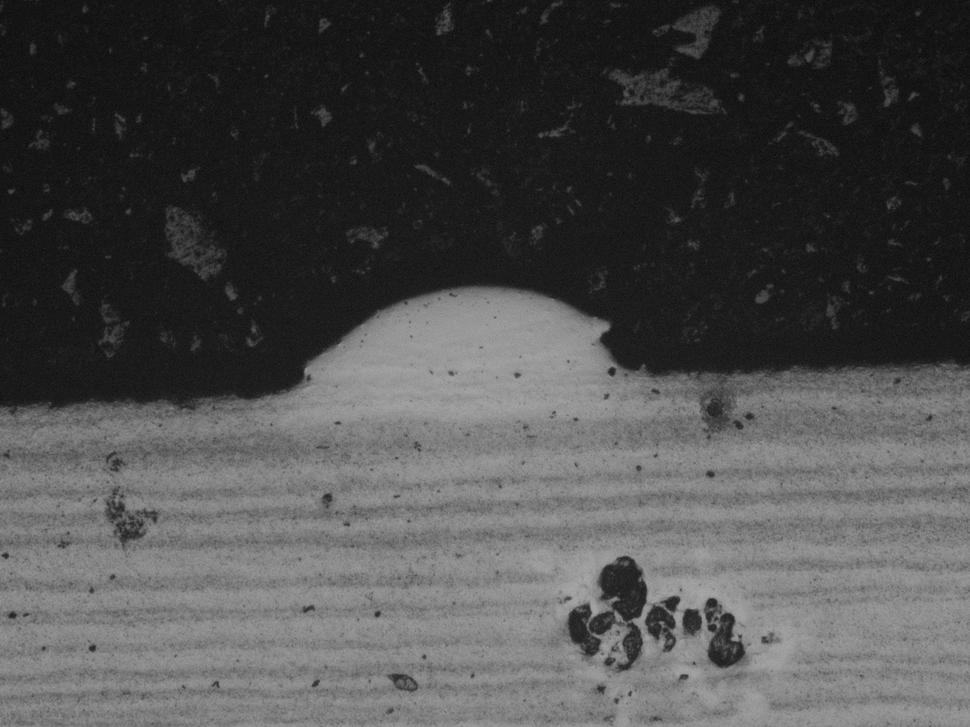
#> input picture src/temp_1.tif, 970 x 727 px, shrunk from 1920 x 1440 before the run
$ python -i scalebar.py   (imports and definitions only)
#> lines starting #> are read from the running program, lines starting #| are printed output that depends on the picture; after the words box and inside, x2 and y2 are one past the last pixel; in counts of white or black regions, pixels touching at a corner belong together
#> further down, picture is the input picture: shape (727, 970, 3); min 9, max 172, mean 77.4
import cv2
import numpy as np

def detect_scalebar(image, threshold=190):
#> called with threshold = 190
    h = image.shape[0]
#> h = 727
    if len(image.shape) == 3:
        image = cv2.cvtColor(image, cv2.COLOR_BGR2GRAY)
    if image.dtype != 'uint8':
        image = cv2.convertScaleAbs(image, alpha=(255.0 / image.max()))
    cropped = image[int(h * 0.9):, :]
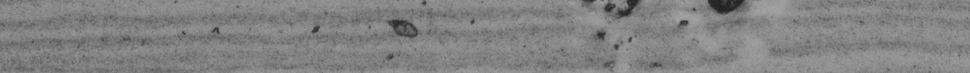
#> cropped: shape (73, 970); min 26, max 167, mean 130.3
    _, binary = cv2.threshold(cropped, threshold, 255, cv2.THRESH_BINARY)
#> binary: shape (73, 970); every value is 0
    contours, _ = cv2.findContours(binary, cv2.RETR_EXTERNAL, cv2.CHAIN_APPROX_SIMPLE)
#> contours = []
    max_width = 0
    for cnt in contours:
        x, y, w, h = cv2.boundingRect(cnt)
        if w > max_width:
            max_width = w
#> this loop made 0 passes
#> after the loop, max_width = 0

    return max_width

>>> import cv2
>>> picture = cv2.imread('../src/temp_1.tif')
>>> result = detect_scalebar(picture)
#> result = 0

$ run again, on src/temp_18.tif
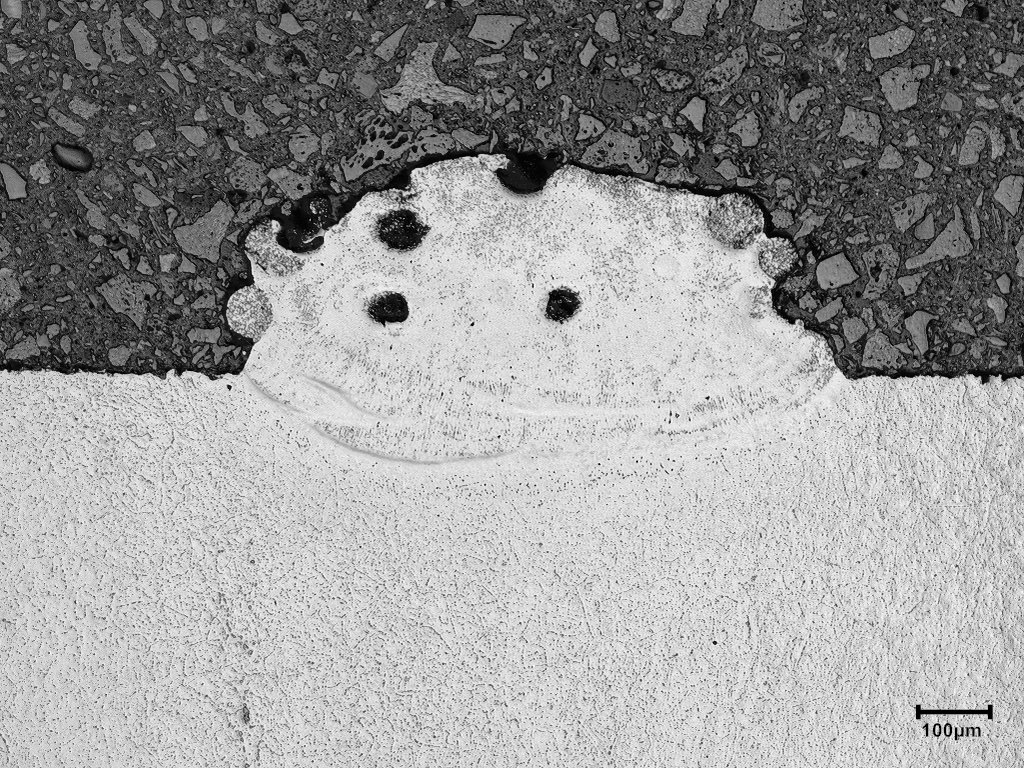
#> input picture src/temp_18.tif, 1024 x 768 px
#> picture is the input picture: shape (768, 1024, 3); min 0, max 254, mean 154.7
#> in detect_scalebar, `cropped = image[int(h * 0.9):, :]`:
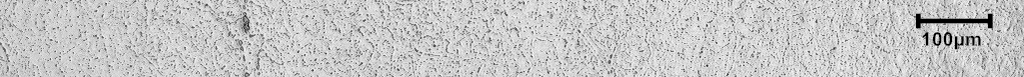
#> cropped: shape (77, 1024); min 0, max 254, mean 198.8
#> in detect_scalebar, `_, binary = cv2.threshold(cropped, threshold, 255, cv2.THRESH_BINARY)`:
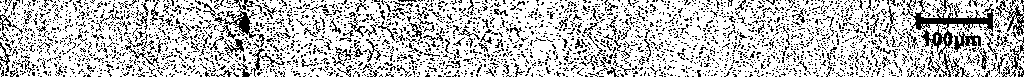
#> binary: shape (77, 1024); 75.4% white; black in thin lines or dots
#> contours = 13 contours, 11 with area under 20; largest, box (x1, y1, x2, y2) and area: (0, 0, 1024, 77) 75670, (0, 46, 8, 61) 38
#> the loop in detect_scalebar, `for cnt in contours:` made 13 passes
#> (x, y, w, h, max_width) on passes 1, 5, 13: (1020, 76, 1, 1, 1), (0, 46, 8, 15, 8), (0, 0, 1024, 77, 1024)
#> after the loop in detect_scalebar, `for cnt in contours:`: max_width = 1024

$ run again, on src/temp_2.tif
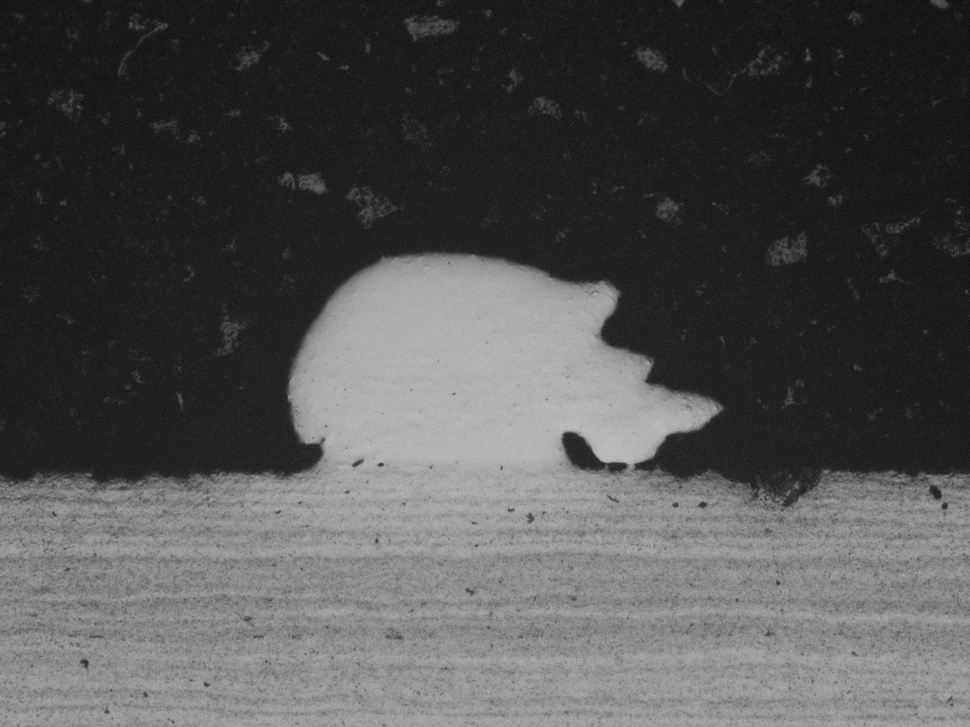
#> input picture src/temp_2.tif, 970 x 727 px, shrunk from 1920 x 1440 before the run
#> picture is the input picture: shape (727, 970, 3); min 12, max 192, mean 82
#> in detect_scalebar, `cropped = image[int(h * 0.9):, :]`:
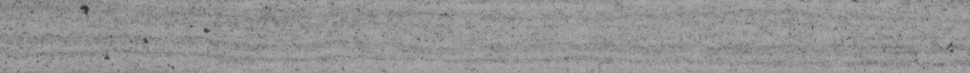
#> cropped: shape (73, 970); min 47, max 173, mean 147.8
#> binary: shape (73, 970); every value is 0
#> contours = []
#> after the loop in detect_scalebar, `for cnt in contours:`: max_width = 0

$ run again, on src/temp_35.tif
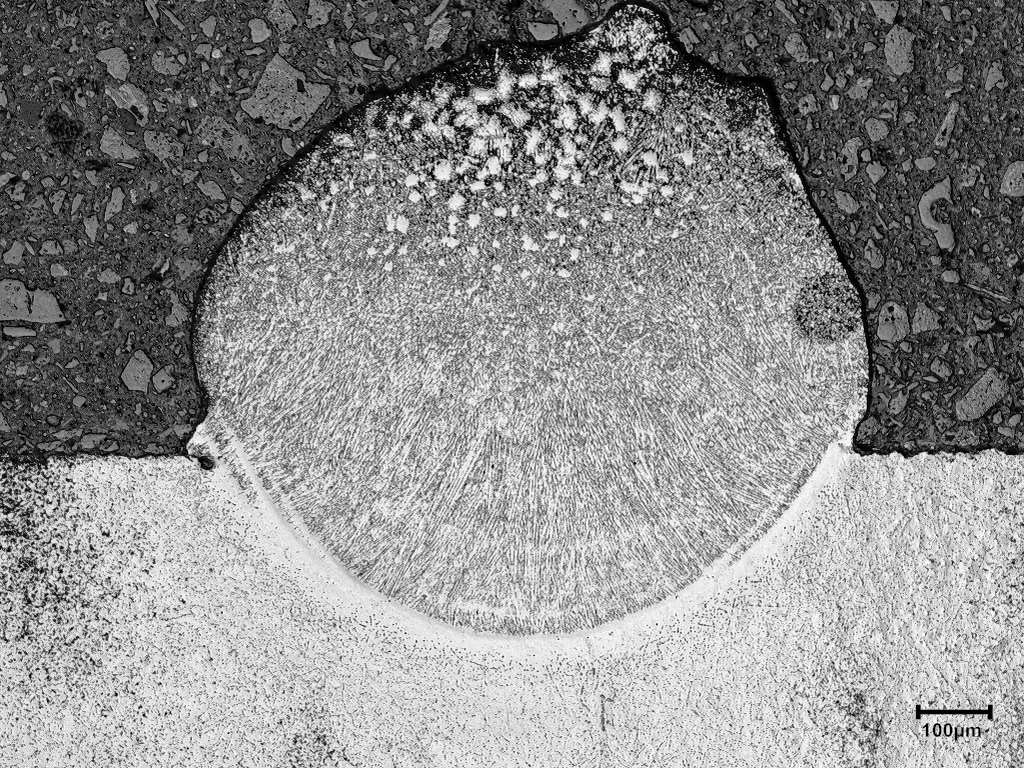
#> input picture src/temp_35.tif, 1024 x 768 px
#> picture is the input picture: shape (768, 1024, 3); min 0, max 255, mean 141.9
#> in detect_scalebar, `cropped = image[int(h * 0.9):, :]`:
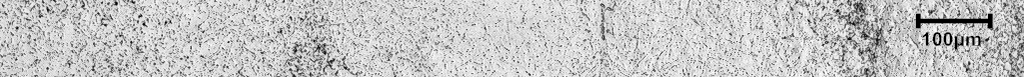
#> cropped: shape (77, 1024); min 0, max 255, mean 197.1
#> in detect_scalebar, `_, binary = cv2.threshold(cropped, threshold, 255, cv2.THRESH_BINARY)`:
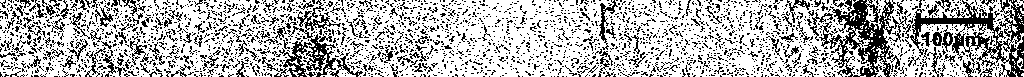
#> binary: shape (77, 1024); 70.4% white; black in thin lines or dots
#> contours = 108 contours, 102 with area under 20; largest, box (x1, y1, x2, y2) and area: (0, 0, 873, 77) 61480, (883, 0, 1024, 77) 7594, (865, 0, 890, 30) 316, (873, 57, 887, 77) 100, (1017, 57, 1024, 71) 38, (1014, 0, 1024, 9) 31
#> the loop in detect_scalebar, `for cnt in contours:` made 108 passes
#> (cnt, x, y, w, h, max_width) on passes 1, 3: ([[607, 76], [608, 76]], 607, 76, 2, 1, 2), ([[300, 76], [302, 76]], 300, 76, 3, 1, 3)
#> after the loop in detect_scalebar, `for cnt in contours:`: max_width = 873
